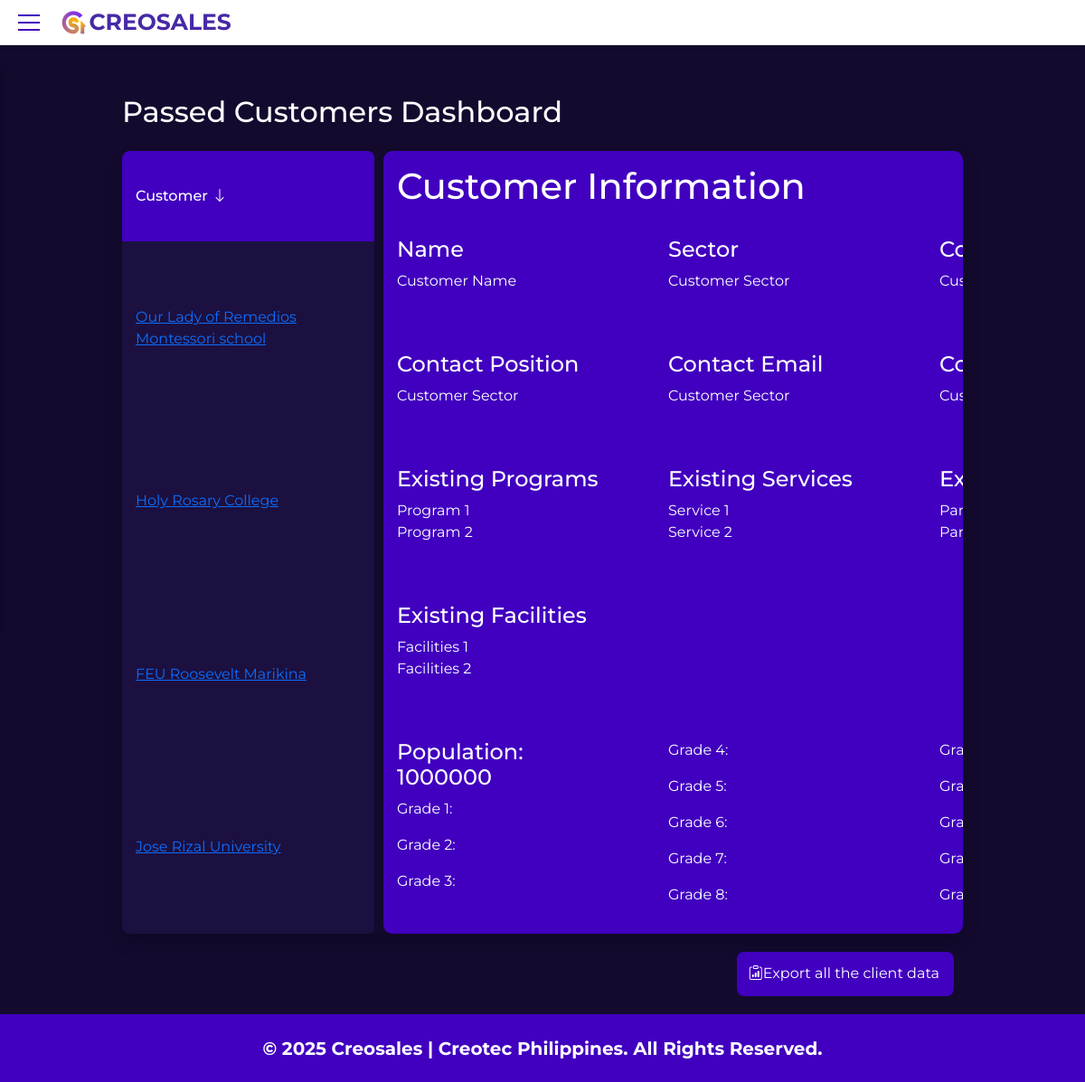
The app's page /new-structure/public/passedCustomers.php (signed in) with its own data.
### tables this page shows
CREATE TABLE `tbl_potentialcustomer` (
  `potentialcustomer_id` int(11) NOT NULL,
  `potentialcustomer_name` varchar(225) DEFAULT NULL,
  `potentialcustomer_type` tinyint(1) DEFAULT NULL COMMENT '0 = public, 1 = private',
  `potentialcustomer_location` varchar(225) DEFAULT NULL,
  `potentialcustomer_facility` varchar(225) DEFAULT NULL,
  `potentialcustomer_tuition` varchar(225) DEFAULT NULL,
  `sector_id` int(11) NOT NULL,
  `user_id` int(11) NOT NULL
);

### new-structure/public/passedCustomers.php (called while the page is built, shortened)
<?php
require_once __DIR__ . '/../backend/connection.php';
require_once __DIR__ . '/../backend/managers/CacheManager.php';
require_once __DIR__ . '/../backend/managers/CustomerManager.php';
$cache = new CacheManager();
$user_type = $_SESSION['user_type'];
$customerFetcher = new CustomerManager($pdo);
$customerFetcher->potentialCustomers = $cache->getOrSet('potentialCustomers', fn() => $customerFetcher->getAllCustomers(), 300);
$passedCustomers = $customerFetcher->getPassedCustomers();
include 'views/passedCustomers_view.php';

### new-structure/backend/managers/CacheManager.php (called while the page is built, shortened)
<?php
class CacheManager {
    private string $cacheDir;
    public function __construct (string $cacheDir = __DIR__ . '/../cache/', int $defaultTtl = 300) {
        $this->cacheDir = rtrim($cacheDir, '/') . '/';
    }
    public function get(string $key) {
        $file = $this->cacheDir . $key . '.cache';
        if (!file_exists($file)) return false;
        $payload = unserialize(file_get_contents($file));
        $isExpired = (time() - $payload['timestamp']) > $payload['ttl'];
        return $isExpired ? false : $payload['data'];
    }
    public function getOrSet(string $key, callable $callback, int $ttl) {
        $data = $this->get($key);
        if ($data == false) {
            $data = $callback();
        }
        return $data;
    }
}

### new-structure/backend/managers/CustomerManager.php (called while the page is built, shortened)
<?php
class CustomerManager
{
    public $potentialCustomers = [];
    public function getAllCustomers()
    {
        $stmt = $this->pdo->query('SELECT potentialcustomer_id as pid, potentialcustomer_name as name, potentialcustomer_type as ptype, potentialcustomer_location as loc, potentialcustomer_facility as fac, potentialcustomer_tuition as tuition, sector_name as sec, user_id as user FROM tbl_potentialcustomer as pc LEFT JOIN tbl_sector as s ON pc.sector_id = s.sector_id');
        while ($row1 = $stmt->fetch()) {
            $potentialCustomer_id = $row1['pid'];
            $potentialCustomer_name = $row1['name'];
            $potentialCustomer_type = $row1['ptype'];
            $potentialCustomer_location = $row1['loc'];
            $potentialCustomer_facility = $row1['fac'];
            $potentialCustomer_tuition = $row1['tuition'];
            $potentialCustomer_sectorId = $row1['sec'];
            $potentialCustomer_userId = $row1['user'];
            $fullAddress = $potentialCustomer_location;
            $splitLocation_array = explode(', ', $potentialCustomer_location);
            $province = $splitLocation_array[count($splitLocation_array) - 1];
            $municipality = $splitLocation_array[count($splitLocation_array) - 2];
            $locationData = new Location($fullAddress);
            $tempStmt = $this->pdo->prepare('SELECT r.region_name, r.region_description FROM tbl_region AS r LEFT JOIN tbl_province AS p ON r.region_id=p.region_id WHERE province_name = ?');
            $tempStmt->execute([$province]);
            $tempRow = $tempStmt->fetch();
            $locationData->setLocationInfo($municipality, $province, ['name' => $tempRow['region_name'], 'description' => $tempRow['region_description']]);
            $tempStmt = $this->pdo->prepare('SELECT * FROM tbl_contactperson WHERE potentialcustomer_id = ?');
            $tempStmt->execute([$potentialCustomer_id]);
            $tempRow = $tempStmt->fetch();
            $potentialCustomer_contactPerson = [
                'id' => $tempRow['contactperson_id'],
                'name' => $tempRow['contactperson_name'],
                'position' => $tempRow['contactperson_position'],
                'email' => $tempRow['contactperson_email'],
                'number' => $tempRow['contactperson_number'],
            ];
            $tempStmt = $this->pdo->prepare('SELECT * FROM tbl_evaluation WHERE potentialcustomer_id = ?');
            $tempStmt->execute([$potentialCustomer_id]);
            $tempRow = $tempStmt->fetch();
            $potentialCustomer_evaluation = [
                'id' => $tempRow['evaluation_id'],
                'rating' => $tempRow['evaluation_rating'],
                'result' => $tempRow['evaluation_result'],
                'date' => $tempRow['evaluation_date']
            ];
            $tempStmt = $this->pdo->prepare('SELECT * FROM tbl_population WHERE potentialcustomer_id = ?');
            $tempStmt->execute([$potentialCustomer_id]);
            $tempRow = $tempStmt->fetch();
            $potentialCustomer_population = [
                'id' => $tempRow['population_id'],
                'count' => $tempRow['population_count']
            ];
            $tempStmt = $this->pdo->prepare('SELECT * FROM tbl_subpopulation WHERE population_id = ?');
            $tempStmt->execute([$potentialCustomer_population['id']]);
            $subPopulation = [
                1 => 0,
                2 => 0,
                3 => 0,
                4 => 0,
                5 => 0,
                6 => 0,
                7 => 0,
                8 => 0,
                9 => 0,
                10 => 0,
                11 => 0,
                12 => 0,
                13 => 0
            ];
            while ($tempRow = $tempStmt->fetch()) {
                $subPopulation[$tempRow['gradelevel_id']] = $tempRow['subpopulation_count'];
            }
            $potentialCustomer_population['subPopulation'] = $subPopulation;
            $tempStmt = $this->pdo->prepare('SELECT ep.existingprograms_id, p.program_id, p.program_type FROM tbl_existingprograms AS ep LEFT JOIN tbl_program AS p ON ep.program_id=p.program_id WHERE potentialcustomer_id = ?');
            $tempStmt->execute([$potentialCustomer_id]);
            $potentialCustomer_programs = [];
            while ($tempRow = $tempStmt->fetch()) {
                $potentialCustomer_programs[] = [
                    'id' => $tempRow['existingprograms_id'],
                    'type' => $tempRow['program_type']
                ];
            }
            $tempStmt = $this->pdo->prepare('SELECT es.existingservices_id, s.services_type FROM tbl_existingservices AS es LEFT JOIN tbl_services AS s ON es.services_id=s.services_id WHERE es.potentialcustomer_id=?');
            $tempStmt->execute([$potentialCustomer_id]);
            $potentialCustomer_services = [];
            while ($tempRow = $tempStmt->fetch()) {
                $potentialCustomer_services[] = [
                    'id' => $tempRow['existingservices_id'],
                    'type' => $tempRow['services_type']
                ];
            }
            $tempStmt = $this->pdo->prepare('SELECT ep.existingpartners_id, ep.existingpartners_years, p.partners_name FROM tbl_existingpartners AS ep LEFT JOIN tbl_partners AS p ON ep.partners_id=p.partners_id WHERE ep.potentialcustomer_id=?');
            $tempStmt->execute([$potentialCustomer_id]);
            $potentialCustomer_partners = [];
            while ($tempRow = $tempStmt->fetch()) {
                $potentialCustomer_partners[] = [
                    'id' => $tempRow['existingpartners_id'],
                    'years' => $tempRow['existingpartners_years'],
                    'name' => $tempRow['partners_name']
                ];
            }
            $tempStmt = $this->pdo->prepare('SELECT ef.existingfacilities_id, f.facility_type FROM tbl_existingfacilities AS ef LEFT JOIN tbl_facility AS f ON ef.facility_id=f.facility_id WHERE ef.potentialcustomer_id=?');
            $tempStmt->execute([$potentialCustomer_id]);
            $potentialCustomer_facilities = [];
            while ($tempRow = $tempStmt->fetch()) {
                $potentialCustomer_facilities[] = [
                    'id' => $tempRow['existingfacilities_id'],
                    'type' => $tempRow['facility_type']
                ];
            }
            $this->potentialCustomers[$potentialCustomer_id] = new PotentialCustomer(
                $potentialCustomer_id,
                $potentialCustomer_name,
                $potentialCustomer_type,
                $locationData,
                $potentialCustomer_facility,
                $potentialCustomer_tuition,
                $potentialCustomer_sectorId,
                $potentialCustomer_userId,
                $potentialCustomer_contactPerson,
                $potentialCustomer_evaluation,
                $potentialCustomer_population,
                $potentialCustomer_programs,
                $potentialCustomer_services,
                $potentialCustomer_partners,
                $potentialCustomer_facilities
            );
        }
        return $this->potentialCustomers;
    }
    public function getPassedCustomers()
    {
        $potentialCustomers = $this->potentialCustomers;
        $passedCustomers = [];
        foreach ($potentialCustomers as $potentialCustomer) {
            if ($potentialCustomer->evaluation['result'] == 'Passed') {
                $passedCustomers[$potentialCustomer->id] = $potentialCustomer;
            }
        }
        return $passedCustomers;
    }
}

### new-structure/public/views/passedCustomers_view.php (the view, shortened to what this page needs)
<!DOCTYPE html>
<html lang="en">
<head>
    <link rel="stylesheet" href="https://cdn.jsdelivr.net/npm/bootstrap@5.3.0/dist/css/bootstrap.min.css">
    <link rel="stylesheet" href="https://cdnjs.cloudflare.com/ajax/libs/font-awesome/6.4.0/css/all.min.css">
    <link rel="stylesheet"
        href="https://cdnjs.cloudflare.com/ajax/libs/bootstrap-icons/1.8.1/font/bootstrap-icons.min.css">
    <link rel="stylesheet" href="https://cdnjs.cloudflare.com/ajax/libs/font-awesome/5.15.4/css/all.min.css">
    <link rel="stylesheet" href="assets/css/sidebar_design.css" />
    <link rel="stylesheet" href="assets/css/header_footer_design.css" />
    <link rel="stylesheet" href="assets/css/passedCustomers_design.css" />
</head>
<body>
    <?php require_once __DIR__ . '/partials/header.php' ?>
    <div class="main-content">
        <h2 class="mb-4">Passed Customers Dashboard</h2>
        <div class="table-container">
            <div class="table-responsive">
                <table class="flashcard-table">
                    <thead>
                        <tr>
                            <th style="width: 20%;">
                                Customer
                                <span
                                    class="sort-icon <?php echo $orderBy == 'potentialcustomer_name' ? ($orderDir == 'ASC' ? 'asc' : 'desc') : ''; ?>"
                                    onclick="sortBy('potentialcustomer_name', '<?php echo $orderBy == 'potentialcustomer_name' && $orderDir == 'ASC' ? 'DESC' : 'ASC'; ?>')">
                                    <i
                                        class="bi <?php echo $orderDir == 'ASC' ? 'bi-arrow-up' : 'bi-arrow-down'; ?>"></i>
                                </span>
                            </th>
                        </tr>
                    </thead>
                    <tbody>
                        <?php foreach ($passedCustomers as $passedCustomer): ?>
                        <tr>
                            <td>
                                <a href='#' onclick="show_customer_data(<?= $passedCustomer->id ?>)">
                                    <?= $passedCustomer->name ?>
                                </a>
                            </td>
                        </tr>
                        <?php endforeach ?>
                    </tbody>
                </table>
            </div>
            <div class="information-panel">
                <h1 style="align-items: center;">Customer Information</h1>
                <br>
                <div class="info-grid">
                    <div class="info-item">
                        <h4>Name</h4>
                        <p id="name">Customer Name</p>
                    </div>
                    <div class="info-item">
                        <h4>Sector</h4>
                        <p id="sector">Customer Sector</p>
                    </div>
                    <div class="info-item">
                        <h4>Contact Name</h4>
                        <p id="contact_name">Customer Sector</p>
                    </div>
                    <div class="info-item">
                        <h4>Contact Position</h4>
                        <p id="contact_position">Customer Sector</p>
                    </div>
                    <div class="info-item">
                        <h4>Contact Email</h4>
                        <p id="contact_email">Customer Sector</p>
                    </div>
                    <div class="info-item">
                        <h4>Contact Number</h4>
                        <p id="contact_number">Customer Sector</p>
                    </div>
                    <div class="info-item">
                        <h4>Existing Programs</h4>
                        <p id="programs">
                            Program 1
                            <br>
                            Program 2
                        </p>
                    </div>
                    <div class="info-item">
                        <h4>Existing Services</h4>
                        <p id="services">
                            Service 1
                            <br>
                            Service 2
                        </p>
                    </div>
                    <div class="info-item">
                        <h4>Existing Partners</h4>
                        <p id="partners">
                            Partner 1
                            <br>
                            Partner 2
                        </p>
                    </div>
                    <div class="info-item" style="grid-column: span 3;">
                        <h4>Existing Facilities</h4>
                        <p id='facilities'>
                            Facilities 1
                            <br>
                            Facilities 2
                        </p>
                    </div>
                    <div class="info-item">
                        <h4 id="population">Population: 1000000</h4>
                        <p id="g1">Grade 1: </p>
                        <p id="g2">Grade 2: </p>
                        <p id="g3">Grade 3: </p>
                    </div>
                    <div class="info-item">
                        <p id="g4">Grade 4: </p>
                        <p id="g5">Grade 5: </p>
                        <p id="g6">Grade 6: </p>
                        <p id="g7">Grade 7: </p>
                        <p id="g8">Grade 8: </p>
                    </div>
                    <div class="info-item">
                        <p id="g9">Grade 9: </p>
                        <p id="g10">Grade 10: </p>
                        <p id="g11">Grade 11: </p>
                        <p id="g12">Grade 12: </p>
                        <p id="g13">Grade 13: </p>
                    </div>
                </div>
            </div>
        </div>
        <div class="pagination-container">
            <?php if ($user_type == 0): ?>
            <a class="export" href="#" id="exportAllClientsBtn"><i class="bi bi-clipboard-data"></i> <span>Export all
                    the client data</span></a>
            <?php endif; ?>
        </div>
    </div>
    <?php require_once __DIR__ . '/partials/footer.php' ?>
</body>
</html>

### records on screen
tbl_potentialcustomer: potentialcustomer_name "Our Lady of Remedios Montessori school"
tbl_potentialcustomer: potentialcustomer_name "Holy Rosary College"
tbl_potentialcustomer: potentialcustomer_name "FEU Roosevelt Marikina"
tbl_potentialcustomer: potentialcustomer_name "Jose Rizal University"
